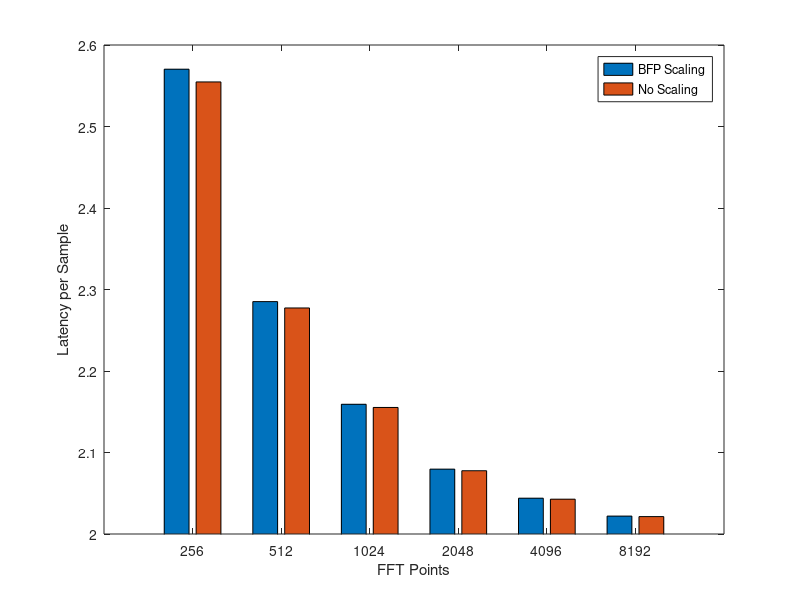

Source code (MATLAB):
clear;
nList = [8:13]';
load('latency.mat');
% plot(nList, lat./2.^repmat(nList,[1,2]), 'o');
bar(nList, lat./2.^repmat(nList,[1,2]));
set(gca,'xtick',nList)
xlabel('FFT Points');
ylabel('Latency per Sample');
legend('BFP Scaling', 'No Scaling')
ylim([2 2.6])
% xticklabels(int2str(2.^nList));
xticklabels(num2cell(2.^nList));


